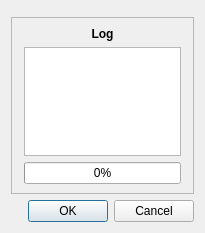
<?xml version="1.0" encoding="UTF-8"?>
<ui version="4.0">
 <author>Patrick Ziegler</author>
 <class>MediaCopierDialog</class>
 <widget class="QDialog" name="MediaCopierDialog">
  <property name="geometry">
   <rect>
    <x>0</x>
    <y>0</y>
    <width>205</width>
    <height>233</height>
   </rect>
  </property>
  <property name="windowTitle">
   <string>Dialog</string>
  </property>
  <layout class="QVBoxLayout" name="verticalLayout">
   <item>
    <widget class="MediaCopierParam" name="param">
     <property name="frameShape">
      <enum>QFrame::StyledPanel</enum>
     </property>
     <property name="frameShadow">
      <enum>QFrame::Raised</enum>
     </property>
    </widget>
   </item>
   <item>
    <widget class="QFrame" name="logFrame">
     <property name="enabled">
      <bool>true</bool>
     </property>
     <property name="frameShape">
      <enum>QFrame::StyledPanel</enum>
     </property>
     <property name="frameShadow">
      <enum>QFrame::Raised</enum>
     </property>
     <layout class="QVBoxLayout" name="verticalLayout_2">
      <property name="leftMargin">
       <number>12</number>
      </property>
      <property name="rightMargin">
       <number>12</number>
      </property>
      <item>
       <widget class="QLabel" name="logLabel">
        <property name="font">
         <font>
          <weight>75</weight>
          <bold>true</bold>
         </font>
        </property>
        <property name="text">
         <string>Log</string>
        </property>
        <property name="alignment">
         <set>Qt::AlignCenter</set>
        </property>
       </widget>
      </item>
      <item>
       <widget class="QPlainTextEdit" name="logText">
        <property name="sizePolicy">
         <sizepolicy hsizetype="Expanding" vsizetype="Expanding">
          <horstretch>0</horstretch>
          <verstretch>0</verstretch>
         </sizepolicy>
        </property>
        <property name="undoRedoEnabled">
         <bool>false</bool>
        </property>
        <property name="readOnly">
         <bool>true</bool>
        </property>
        <property name="backgroundVisible">
         <bool>false</bool>
        </property>
       </widget>
      </item>
      <item>
       <widget class="QProgressBar" name="logProgressBar">
        <property name="value">
         <number>0</number>
        </property>
       </widget>
      </item>
     </layout>
    </widget>
   </item>
   <item>
    <widget class="QDialogButtonBox" name="dialogButtonBox">
     <property name="standardButtons">
      <set>QDialogButtonBox::Cancel|QDialogButtonBox::Ok</set>
     </property>
    </widget>
   </item>
  </layout>
 </widget>
 <customwidgets>
  <customwidget>
   <class>MediaCopierParam</class>
   <extends>QFrame</extends>
   <header>param.hpp</header>
   <container>1</container>
  </customwidget>
 </customwidgets>
 <tabstops>
  <tabstop>logText</tabstop>
 </tabstops>
 <resources/>
 <connections/>
</ui>
